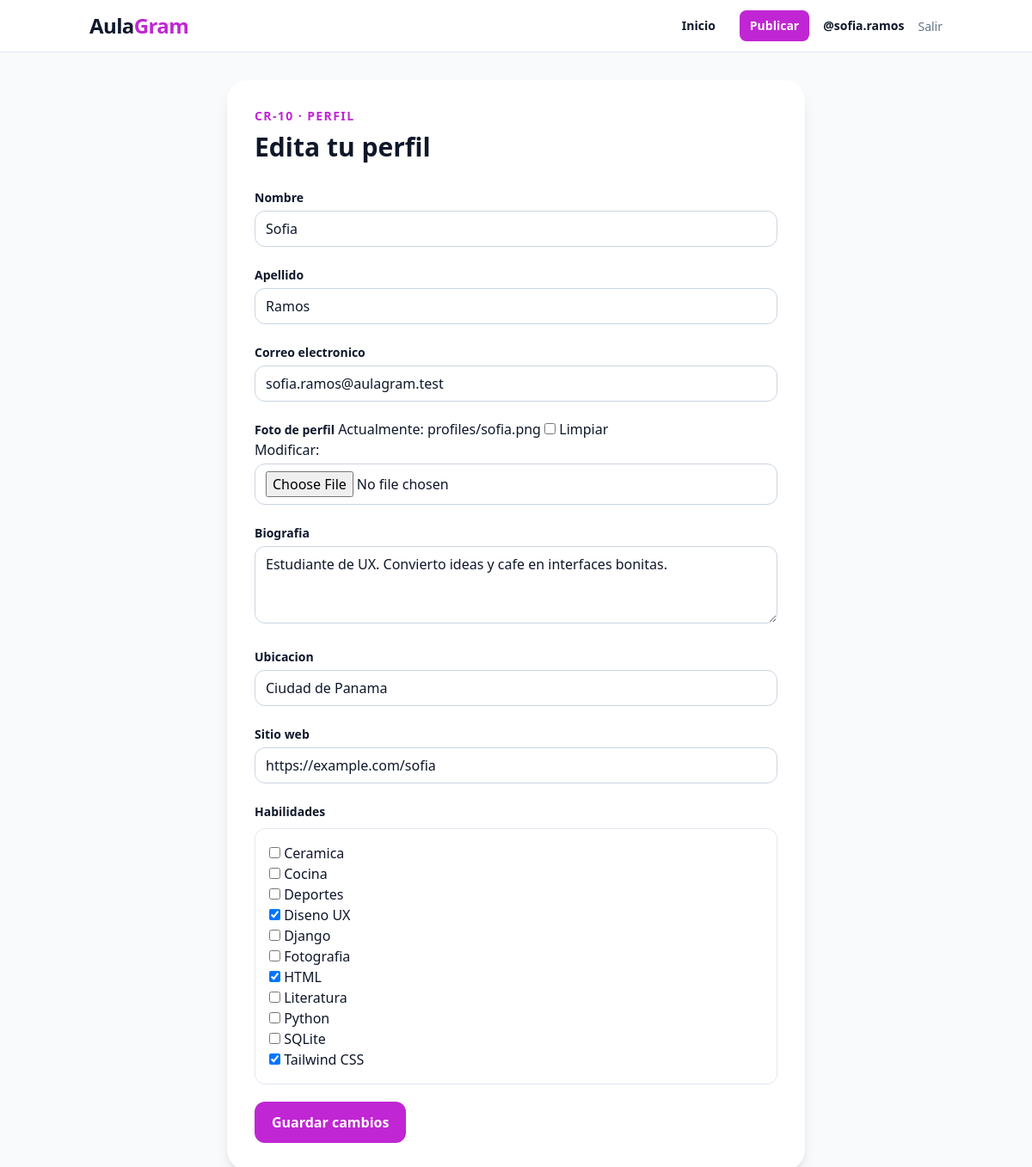
The page /cuentas/perfil/editar/ (signed in) on the database its author committed.
### accounts/models.py (models this page shows, shortened)
class User(AbstractUser):
    class Role(models.TextChoices):
        ADMIN = "ADMIN", "Administrador"
        CREATOR = "CREATOR", "Creador"
        MEMBER = "MEMBER", "Usuario"
    email = models.EmailField("correo electronico", unique=True)
    role = models.CharField(
        "rol", max_length=10, choices=Role.choices, default=Role.MEMBER
    )
    @property
    def can_manage_users(self):
        return self.is_superuser or self.role == self.Role.ADMIN

class Profile(models.Model):
    user = models.OneToOneField(User, on_delete=models.CASCADE, related_name="profile")
    avatar = models.ImageField("foto de perfil", upload_to="profiles/", blank=True)
    bio = models.CharField("biografia", max_length=160, blank=True)
    location = models.CharField("ubicacion", max_length=80, blank=True)
    website = models.URLField("sitio web", blank=True)
    skills = models.ManyToManyField(Skill, verbose_name="habilidades", blank=True)

### accounts/views.py (the view)
# urls.py: path("perfil/editar/", views.profile_edit, name="profile_edit"),
@login_required
@transaction.atomic
def profile_edit(request):
    user_form = UserUpdateForm(request.POST or None, instance=request.user)
    profile_form = ProfileForm(
        request.POST or None, request.FILES or None, instance=request.user.profile
    )
    if request.method == "POST" and user_form.is_valid() and profile_form.is_valid():
        user_form.save()
        profile_form.save()
        messages.success(request, "Perfil actualizado correctamente.")
        return redirect("accounts:profile", username=request.user.username)
    return render(
        request,
        "accounts/profile_edit.html",
        {"user_form": user_form, "profile_form": profile_form},
    )

### accounts/forms.py
class UserUpdateForm(StyledFormMixin, forms.ModelForm):
    class Meta:
        model = User
        fields = ("first_name", "last_name", "email")
        labels = {"first_name": "Nombre", "last_name": "Apellido"}
    def __init__(self, *args, **kwargs):
        super().__init__(*args, **kwargs)
        self.apply_styles()

class ProfileForm(StyledFormMixin, forms.ModelForm):
    class Meta:
        model = Profile
        fields = ("avatar", "bio", "location", "website", "skills")
        widgets = {
            "bio": forms.Textarea(attrs={"rows": 3}),
            "skills": forms.CheckboxSelectMultiple(),
        }
    def __init__(self, *args, **kwargs):
        super().__init__(*args, **kwargs)
        self.apply_styles()

### accounts/forms.py (called while the page is built)
    def apply_styles(self):
        for field in self.fields.values():
            if not isinstance(field.widget, forms.CheckboxSelectMultiple):
                field.widget.attrs["class"] = INPUT_CLASS

### accounts/models.py (called while the page is built)
    def __str__(self):
        return self.name

### templates/accounts/profile_edit.html (shortened to what this page needs)
{% extends "base.html" %}
{% block content %}
<div class="mx-auto max-w-2xl rounded-3xl bg-white p-8 shadow-lg">
    <p class="text-sm font-bold uppercase tracking-widest text-fuchsia-600">CR-10 · Perfil</p>
    <h1 class="mt-2 text-3xl font-black">Edita tu perfil</h1>
    <form method="post" enctype="multipart/form-data" class="mt-7 space-y-5">
        {% for field in user_form %}<div><label class="text-sm font-semibold" for="{{ field.id_for_label }}">{{ field.label }}</label>{{ field }}</div>{% endfor %}
        {% for field in profile_form %}
            <fieldset><label class="text-sm font-semibold" for="{{ field.id_for_label }}">{{ field.label }}</label>
                {% if field.name == 'skills' %}<div class="mt-2 grid grid-cols-2 gap-2 rounded-xl border border-slate-200 p-4 sm:grid-cols-3">{{ field }}</div>{% else %}{{ field }}{% endif %}
            </fieldset>
        {% endfor %}
        <button class="rounded-xl bg-fuchsia-600 px-5 py-3 font-bold text-white">Guardar cambios</button>
    </form>
</div>
{% endblock %}

### templates/base.html (shortened to what this page needs)
<!doctype html>
<html lang="es">
<head>
    <script src="https://cdn.tailwindcss.com"></script>
</head>
<body class="min-h-screen bg-slate-50 text-slate-900">
    <nav class="sticky top-0 z-20 border-b border-slate-200 bg-white/95 backdrop-blur">
        <div class="mx-auto flex max-w-5xl items-center justify-between px-4 py-3">
            <a href="{% url 'posts:home' %}" class="text-2xl font-black tracking-tight">
                Aula<span class="text-fuchsia-600">Gram</span>
            </a>
            {% if user.is_authenticated %}
                <div class="flex items-center gap-2 sm:gap-4">
                    <a href="{% url 'posts:feed' %}" class="rounded-lg px-3 py-2 text-sm font-semibold hover:bg-slate-100">Inicio</a>
                    <a href="{% url 'posts:create' %}" class="rounded-lg bg-fuchsia-600 px-3 py-2 text-sm font-semibold text-white hover:bg-fuchsia-700">Publicar</a>
                    <a href="{% url 'accounts:profile' user.username %}" class="text-sm font-bold">@{{ user.username }}</a>
                    <form method="post" action="{% url 'accounts:logout' %}">
                        <button class="text-sm text-slate-500 hover:text-slate-900">Salir</button>
                    </form>
                </div>
            {% endif %}
        </div>
    </nav>
    <main class="mx-auto max-w-5xl px-4 py-8">
        {% block content %}{% endblock %}
    </main>
</body>
</html>

### rows shown on the page
User: username "sofia.ramos", user_form "Sofia" "Ramos" "sofia.ramos@aulagram.test"
Profile: profile_form "Estudiante de UX. Convierto ideas y cafe en interfaces bonitas." "Ciudad de Panama" "https://example.com/sofia"

### other values the page prints
{{ field.label }} "Nombre" "Apellido" "Correo electronico"
{{ field.label }} "Foto de perfil" "Biografia" "Ubicacion" "Sitio web" "Habilidades"
